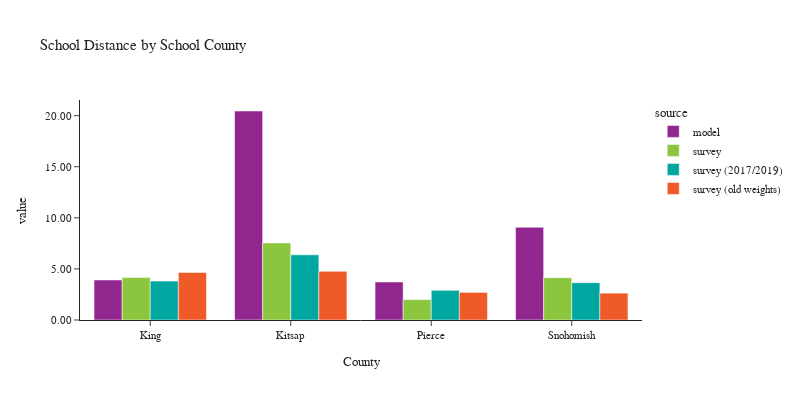

Here is the notebook cell this chart was saved with:
### Code cell
plot_school_location(df_students, 'CountyName_school', 'School County', 'County')

### Figure 1 — Plotly figure (JSON) as saved in the notebook; plotly's stock layout.template omitted (floating-point values rounded to 4 significant figures)
{"data": [{"alignmentgroup": "True", "customdata": [[293389], [697], [208422], [5546]], "hovertemplate": "source=model<br>CountyName_school=%{x}<br>value=%{y}<br>sample count=%{customdata[0]}<extra></extra>", "legendgroup": "model", "marker": {"color": "#91268F", "pattern": {"shape": ""}}, "name": "model", "offsetgroup": "model", "orientation": "v", "showlegend": true, "textposition": "auto", "type": "bar", "x": ["King", "Kitsap", "Pierce", "Snohomish"], "xaxis": "x", "y": [3.921, 20.46, 3.722, 9.075], "yaxis": "y"}, {"alignmentgroup": "True", "customdata": [[564], [54], [103], [176]], "hovertemplate": "source=survey<br>CountyName_school=%{x}<br>value=%{y}<br>sample count=%{customdata[0]}<extra></extra>", "legendgroup": "survey", "marker": {"color": "#8CC63E", "pattern": {"shape": ""}}, "name": "survey", "offsetgroup": "survey", "orientation": "v", "showlegend": true, "textposition": "auto", "type": "bar", "x": ["King", "Kitsap", "Pierce", "Snohomish"], "xaxis": "x", "y": [4.152, 7.547, 1.996, 4.141], "yaxis": "y"}, {"alignmentgroup": "True", "customdata": [[542], [57], [100], [158]], "hovertemplate": "source=survey (2017/2019)<br>CountyName_school=%{x}<br>value=%{y}<br>sample count=%{customdata[0]}<extra></extra>", "legendgroup": "survey (2017/2019)", "marker": {"color": "#00A7A0", "pattern": {"shape": ""}}, "name": "survey (2017/2019)", "offsetgroup": "survey (2017/2019)", "orientation": "v", "showlegend": true, "textposition": "auto", "type": "bar", "x": ["King", "Kitsap", "Pierce", "Snohomish"], "xaxis": "x", "y": [3.81, 6.378, 2.905, 3.655], "yaxis": "y"}, {"alignmentgroup": "True", "customdata": [[370], [20], [30], [31]], "hovertemplate": "source=survey (old weights)<br>CountyName_school=%{x}<br>value=%{y}<br>sample count=%{customdata[0]}<extra></extra>", "legendgroup": "survey (old weights)", "marker": {"color": "#F05A28", "pattern": {"shape": ""}}, "name": "survey (old weights)", "offsetgroup": "survey (old weights)", "orientation": "v", "showlegend": true, "textposition": "auto", "type": "bar", "x": ["King", "Kitsap", "Pierce", "Snohomish"], "xaxis": "x", "y": [4.648, 4.763, 2.702, 2.628], "yaxis": "y"}], "layout": {"barmode": "group", "font": {"size": 11}, "height": 400, "legend": {"title": {"text": "source"}, "tracegroupgap": 0}, "title": {"text": "School Distance by School County"}, "width": 800, "xaxis": {"anchor": "y", "domain": [0.0, 1.0], "title": {"text": "County"}}, "yaxis": {"anchor": "x", "domain": [0.0, 1.0], "tickformat": ".2f", "title": {"text": "value"}}}}
